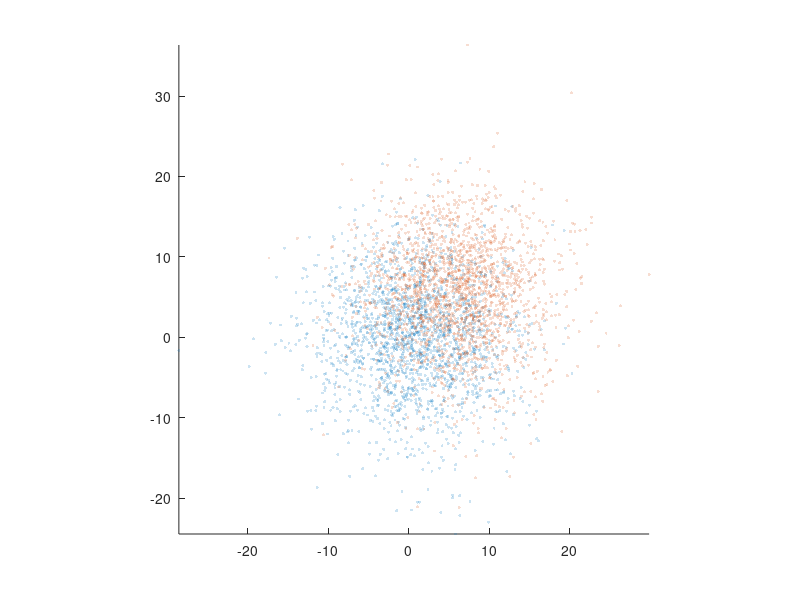

Recreate this plot in MATLAB. (Note: this script raises an error after producing the figure.)
load('1SM_est_results_list_atCenter.mat');
dens = 0.2;
size = 5;
figure();
scatter(est(:,3),est(:,4),size,'filled','MarkerFaceAlpha',dens,'MarkerEdgeAlpha',dens);

% hold on;
% load('1SM_est_results_list_0303upsampled.mat');
% scatter(est(:,3),est(:,4),size,'filled','MarkerFaceAlpha',dens,'MarkerEdgeAlpha',dens);

hold on;
load('1SM_est_results_list_0606upsampled.mat');
scatter(est(:,3),est(:,4),size,'filled','MarkerFaceAlpha',dens,'MarkerEdgeAlpha',dens);

% hold on;
% load('1SM_est_results_list_0909upsampled.mat');
% scatter(est(:,3),est(:,4),size,'filled','MarkerFaceAlpha',dens,'MarkerEdgeAlpha',dens);

axis image

%%
%exportgraphics(Fig1,'BarChart.pdf','ContentType','vector')

Fig1 = figure('Units','inches','InnerPosition',[1,1,6.84/2,2]);

pixel_size = 58.5/6;
edges = linspace(-20,50,80);
%exportgraphics(Fig1,'BarChart.pdf','ContentType','vector')

load('1SM_est_results_list_atCenter.mat');
histogram(est(:,3),edges,'EdgeColor','none','FaceColor','#0072BD');


hold on;
load('1SM_est_results_list_0303upsampled.mat');
histogram(est(:,3),edges,'EdgeColor','none','FaceColor','#A2142F');



load('1SM_est_results_list_0606upsampled.mat');
histogram(est(:,3),edges,'EdgeColor','none','FaceColor','#EDB120');


load('1SM_est_results_list_0909upsampled.mat');
histogram(est(:,3),edges,'EdgeColor','#77AC30','FaceColor','#FFFFFF');



plot(0*[pixel_size,pixel_size],[0,135],'LineWidth',4,'Color','#0072BD');
plot(0.3*[pixel_size,pixel_size],[0,135],'LineWidth',4,'Color','#A2142F');
plot(0.6*[pixel_size,pixel_size],[0,135],'LineWidth',4,'Color','#EDB120');
plot(0.9*[pixel_size,pixel_size],[0,135],'LineWidth',4,'Color','#77AC30');


xlim([-20,30]);
xlabel('x (nm)');
ylabel('relative occurance')
legend('','','','','0D','0.3D','0.6D','0.9D','EdgeColor','none','Color','none');

ax = gca;
ax.FontSize = 10; 
